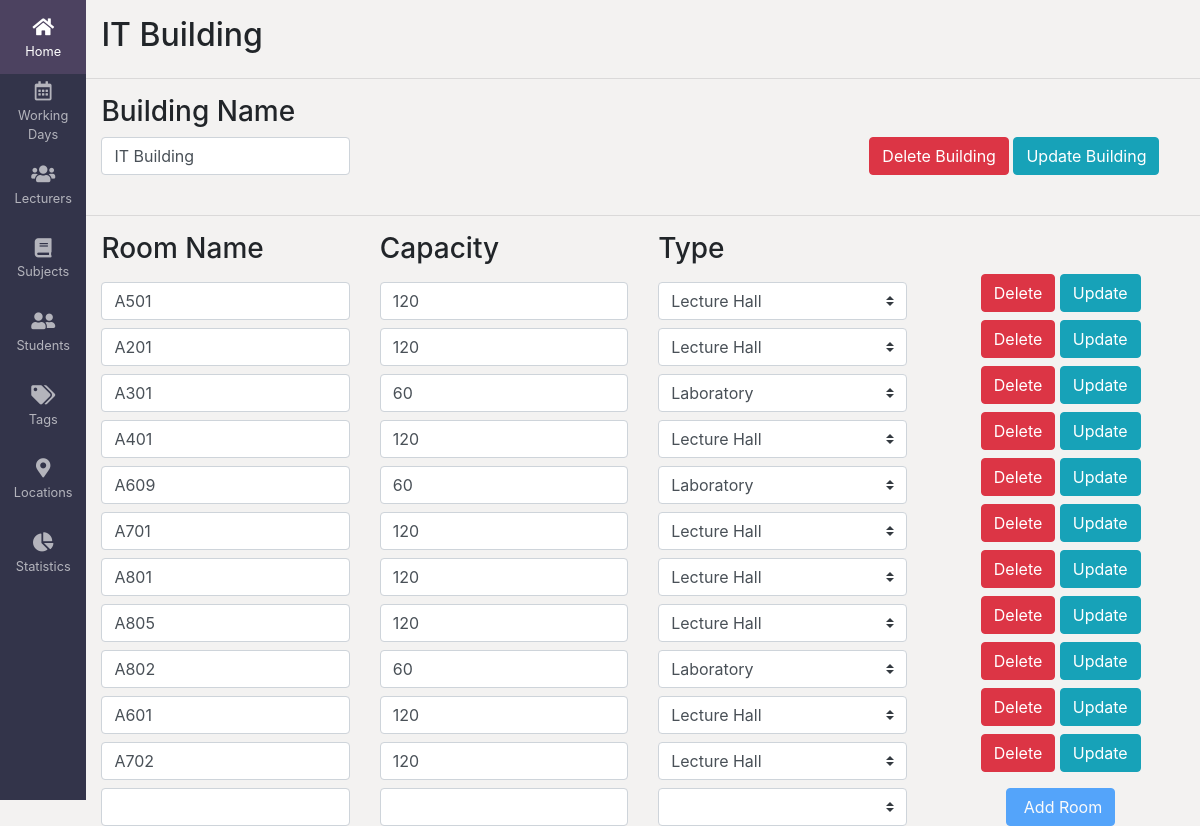
Page /building/1/ on the committed database.
### timetable/models.py (models this page shows)
class Building(models.Model):
    name = models.CharField(max_length=30, unique=True)
    objects = models.Manager()

class Room(models.Model):
    name = models.CharField(max_length=30)
    capacity = models.IntegerField()
    room_type = models.CharField(max_length=30)
    building = models.ForeignKey(Building, on_delete=models.CASCADE)
    objects = models.Manager()
    class Meta:
        constraints = [
            models.UniqueConstraint(
                fields=['name', 'building'], name='unique_row'),
        ]

### timetable/views.py (the view)
# urls.py: path('building/<int:pk>/', views.BuildingDetail.as_view(),
class BuildingDetail(DetailView):
    model = BuildingModel
    template_name = 'locations/building_detail.html'

### template/locations/building_detail.html (shortened to what this page needs)
<!DOCTYPE html>
<html lang="en">
  <head>
    <link
      rel="stylesheet"
      href="https://cdnjs.cloudflare.com/ajax/libs/font-awesome/5.14.0/css/all.min.css"
    />
    <link
      rel="stylesheet"
      href="https://stackpath.bootstrapcdn.com/bootstrap/4.5.2/css/bootstrap.min.css"
    />
  </head>
  <body>
    <div class="sidebar text-center">
      <ul>
        <li>
          <button class="sidebar-button">
            <i class="fas fa-1x fa-home sidebar-icon"></i>
            <span class="sidebar-text"> Home </span>
          </button>
        </li>
        <li>
          <button class="sidebar-button">
            <i class="far fa-calendar-alt fa-1x sidebar-icon"></i>
            <span class="sidebar-text"> Working</span>
            <span class="sidebar-text"> Days</span>
          </button>
        </li>
        <li>
          <button class="sidebar-button">
            <i class="fas fa-1x fa-users sidebar-icon"></i>
            <span class="sidebar-text"> Lecturers</span>
          </button>
        </li>
        <li>
          <button class="sidebar-button">
            <i class="fas fa-1x fa-book sidebar-icon"></i>
            <span class="sidebar-text"> Subjects </span>
          </button>
        </li>
        <li>
          <button class="sidebar-button">
            <i class="fas fa-1x fa-user-friends sidebar-icon"></i>
            <span class="sidebar-text"> Students </span>
          </button>
        </li>
        <li>
          <button class="sidebar-button">
            <i class="fas fa-1x fa-tags sidebar-icon"></i>
            <span class="sidebar-text"> Tags </span>
          </button>
        </li>
        <li>
          <button class="sidebar-button">
            <i class="fas fa-1x fa-map-marker-alt sidebar-icon"></i>
            <span class="sidebar-text"> Locations </span>
          </button>
        </li>
        <li>
          <button class="sidebar-button">
            <i class="fas fa-1x fa-chart-pie sidebar-icon"></i>
            <span class="sidebar-text"> Statistics </span>
          </button>
        </li>
      </ul>
    </div>
    <div class="container-fluid px-0 main">
      <div class="row">
        <div class="col mt-3">
          <h2 id="title">{{building.name}}</h2>
        </div>
      </div>
      <hr />
      <form action="" id="addBuilding">
        <div class="row d-flex justify-content-between">
          <div class="col-3">
            <h3>Building Name</h3>
            <input
              type="text"
              value="{{building.name}}"
              name="building_name"
              class="form-control"
              onkeyup="validateBuildingInput()"
            />
          </div>
          <div id="deleteColumn" class="col-4 align-self-end text-center">
            <button
              id="deleteBuildingButton"
              type="button"
              class="btn btn-danger cus_btn"
              onclick="deleteBuilding()"
            >
              Delete Building
            </button>
            <button
              id="updateBuildingButton"
              type="button"
              class="btn btn-info cus_btn"
              onclick="updateBuilding()"
            >
              Update Building
            </button>
          </div>
        </div>
        <div class="row">
          <div class="col-3 text-danger">
            <small id="buildingError">&nbsp;</small>
          </div>
        </div>
      </form>
      <hr />
      <div class="" id="addRoom">
        <div class="row">
          <div class="col-3">
            <h3>Room Name</h3>
          </div>
          <div class="col-3">
            <h3>Capacity</h3>
          </div>
          <div class="col-3">
            <h3>Type</h3>
          </div>
          <div class="col-3"></div>
        </div>
        {% for room in building.room_set.all %}
        <div class="row" id="roomDiv_{{ forloop.counter0 }}">
          <div class="col-3">
            <input
              class="form-control"
              type="text"
              value="{{room.name}}"
              name="roomName_{{ forloop.counter0 }}"
              onkeyup="validateRoomInput('{{ forloop.counter0 }}')"
            />
          </div>
          <div class="col-3">
            <input
              class="form-control"
              type="number"
              name="roomCapacity_{{ forloop.counter0 }}"
              max="2147483647"
              min="0"
              value="{{room.capacity}}"
              onkeyup="validateRoomInput('{{ forloop.counter0 }}')"
              onchange="validateRoomInput('{{ forloop.counter0 }}')"
            />
          </div>
          <div class="col-3">
            <select
              class="custom-select"
              onchange="validateRoomInput('{{ forloop.counter0 }}')"
              id="roomType_{{ forloop.counter0 }}"
            >
              <option {% if room.room_type == "Lecture Hall" %}selected{% endif %} value="Lecture Hall">Lecture Hall</option>
              <option {% if room.room_type == "Laboratory" %}selected{% endif %} value="Laboratory">Laboratory</option>
            </select>
          </div>
          <div id="roomDelColumn_0" class="col-3 align-self-start text-center">
            <button
              id="deleteRoomButton_{{ forloop.counter0 }}"
              type="button"
              class="btn btn-danger cus_btn"
              onclick="deleteRoom('{{ forloop.counter0 }}')"
            >
              Delete
            </button>
            <button
              id="updateRoomButton_{{ forloop.counter0 }}"
              type="button"
              class="btn btn-info cus_btn"
              onclick="updateRoom('{{ forloop.counter0 }}')"
            >
              Update
            </button>
          </div>
        </div>
        {% endfor %}
      </div>
    </div>
  </body>
</html>

### template/locations/building_detail.html (style rules this page uses)
html, body { height: 100%; }
.sidebar ul { list-style: none; margin: 0; height: 100vh; padding: 0; }
.sidebar ul i, li { color: white; }
.sidebar { width: 5.4rem; background-color: #33344a; float: left; }
.sidebar-button { display: block; font-size: 1.2rem; height: 4.6rem; position: relative; text-align: center; text-decoration: none; background: 0; border: 0; width: 100%; padding: 0.1rem 0.4rem; }
.sidebar-text { overflow: hidden; text-overflow: ellipsis; white-space: nowrap; display: block; font-size: 0.8rem; text-rendering: optimizeLegibility; text-decoration: none; opacity: 0.63; color: white; }
.sidebar-icon { opacity: 0.63; }
.main { background: #f3f2f1; height: 100%; }

### rows in the picture
Building: name "IT Building", building_name "IT Building"
Room: name "A501", capacity "120", room_type "Lecture Hall"
Room: name "A201", capacity "120", room_type "Lecture Hall"
Room: name "A301", capacity "60", room_type "Laboratory"
Room: name "A401", capacity "120", room_type "Lecture Hall"
Room: name "A609", capacity "60", room_type "Laboratory"
Room: name "A701", capacity "120", room_type "Lecture Hall"
Room: name "A801", capacity "120", room_type "Lecture Hall"
Room: name "A805", capacity "120", room_type "Lecture Hall"
Room: name "A802", capacity "60", room_type "Laboratory"
Room: name "A601", capacity "120", room_type "Lecture Hall"
Room: name "A702", capacity "120", room_type "Lecture Hall"
